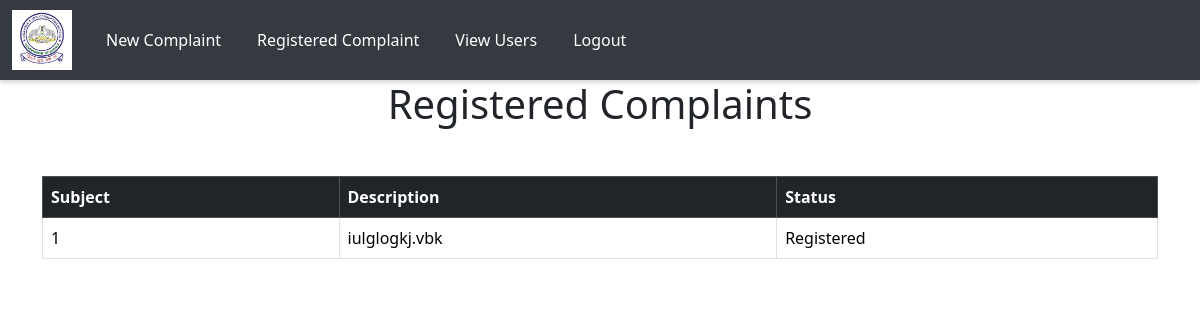
/complainthistory/ (signed in), run on an earlier commit of the app's database.
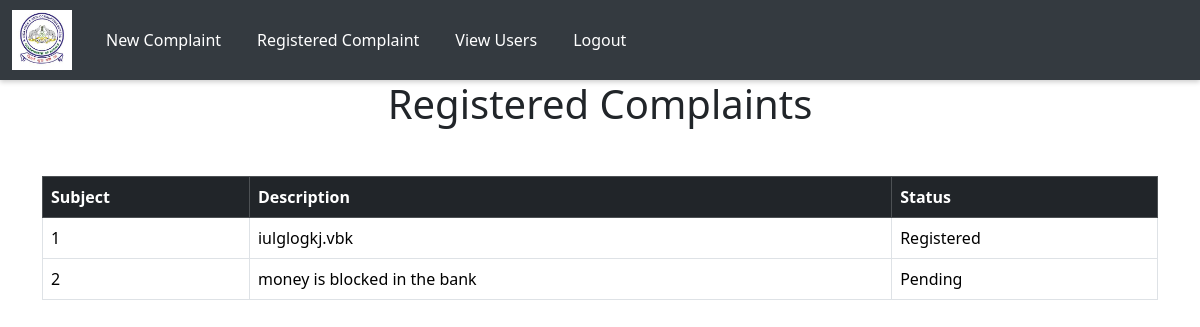
And on a later commit of the database.
### app/models.py (models this page shows, shortened)
class Complaint(models.Model):
    user = models.ForeignKey(User, on_delete=models.CASCADE)
    police = models.ForeignKey(Police, on_delete=models.CASCADE)
    subject = models.CharField(max_length=255)
    description = models.TextField()
    status = models.CharField(max_length=50, choices=[('Pending', 'Pending'), ('Registered', 'Registered'), ('Resolved', 'Resolved')], default='Pending')
    created_at = models.DateTimeField(auto_now_add=True)
    registered_at = models.DateTimeField(null=True, blank=True)  # Optional

### app/views.py (the view)
# urls.py: path("complainthistory/", views.registered_complaints, name="complainthistory"),
def registered_complaints(req):
    if 'police' in req.session:
        police = get_police(req)
        complaints = Complaint.objects.filter(police=police)
    elif 'user' in req.session:
        user = get_user(req)
        complaints = Complaint.objects.filter(user=user)
    else:
        return redirect(login)
    return render(req, 'police/complaint_history.html', {'complaints': complaints})

### app/views.py (called while the page is built)
def get_police(req):
    data=Police.objects.get(Email=req.session['police'])
    return data

### templates/police/complaint_history.html (shortened to what this page needs)
<!DOCTYPE html>
<html lang="en">
<head>
    <link href="https://cdn.jsdelivr.net/npm/bootstrap@5.3.3/dist/css/bootstrap.min.css" rel="stylesheet">
    <link href="https://cdn.jsdelivr.net/npm/bootstrap-icons/font/bootstrap-icons.css" rel="stylesheet">
</head>
<body>
    <nav id="nav" class="navbar navbar-expand-lg navbar-dark sticky-top">
        <div class="container-fluid">
            <a class="navbar-brand" href="../view_complaints">
                <img id="logo" src="../static/images/images.jpg" alt="Logo">
            </a>
            <div class="collapse navbar-collapse" id="mynavbar">
                <ul class="navbar-nav me-auto">
                    <li class="nav-item">
                        <a class="nav-link" href="../view_complaints">New Complaint</a>
                    </li>
                    <li class="nav-item">
                        <a class="nav-link" href="../complainthistory">Registered Complaint</a>
                    </li>
                    <li class="nav-item">
                        <a class="nav-link" href="../viewuser">View Users</a>
                    </li>
                    <li class="nav-item">
                        <a class="nav-link" href="../logout">Logout</a>
                    </li>
                </ul>
            </div>
        </div>
    </nav>
    <h1 class="text-center mb-4">Registered Complaints</h1>
    <div class="container mt-5">
        <table class="table table-bordered table-hover">
            <thead class="table-dark">
                <tr>
                    <th>Subject</th>
                    <th>Description</th>
                    <th>Status</th>
                </tr>
            </thead>
            <tbody>
                {% for complaint in complaints %}
                <tr>
                    <td>{{ complaint.id }}</td>
                    <td>{{ complaint.description }}</td>
                    <td>{{ complaint.status }}</td>
                </tr>
                {% empty %}
                <tr>
                    <td colspan="4" class="text-center">No complaints registered.</td>
                </tr>
                {% endfor %}
            </tbody>
        </table>
    </div>
</body>
</html>

What changed in the data, as far as the page shows it:
added Complaint: id "2", description "money is blocked in the bank", status "Pending"
